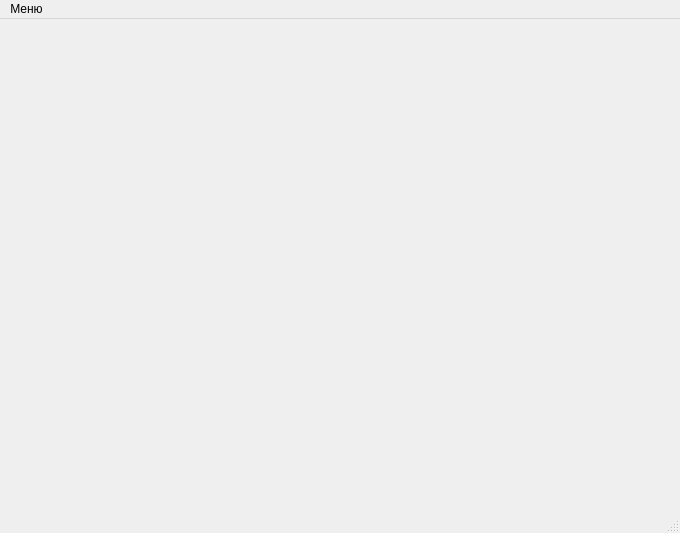
<?xml version="1.0" encoding="UTF-8"?>
<ui version="4.0">
 <class>MainWindow</class>
 <widget class="QMainWindow" name="MainWindow">
  <property name="geometry">
   <rect>
    <x>0</x>
    <y>0</y>
    <width>680</width>
    <height>533</height>
   </rect>
  </property>
  <property name="windowTitle">
   <string>Бронирование мест</string>
  </property>
  <widget class="QWidget" name="centralWidget"/>
  <widget class="QMenuBar" name="menuBar">
   <property name="geometry">
    <rect>
     <x>0</x>
     <y>0</y>
     <width>680</width>
     <height>25</height>
    </rect>
   </property>
   <widget class="QMenu" name="menu">
    <property name="title">
     <string>Меню</string>
    </property>
    <widget class="QMenu" name="menu_2">
     <property name="title">
      <string>Начать работу в</string>
     </property>
     <addaction name="action_2"/>
     <addaction name="action_3"/>
    </widget>
    <addaction name="menu_2"/>
   </widget>
   <addaction name="menu"/>
  </widget>
  <widget class="QStatusBar" name="statusBar"/>
  <action name="action_2">
   <property name="text">
    <string>базы данных ( по умолчанию)</string>
   </property>
  </action>
  <action name="action_3">
   <property name="text">
    <string>файлe</string>
   </property>
  </action>
  <action name="action_5">
   <property name="text">
    <string>базу данных</string>
   </property>
  </action>
  <action name="action_6">
   <property name="text">
    <string>файл</string>
   </property>
  </action>
 </widget>
 <layoutdefault spacing="6" margin="11"/>
 <resources/>
 <connections/>
</ui>
